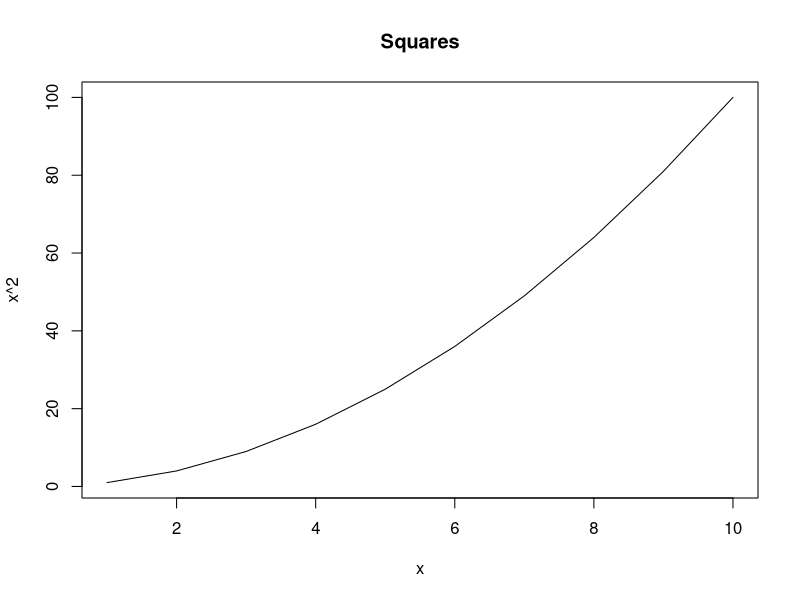

The R script that drew this image:
## ---- chunk 1
5+3
## ---- chunk 2
1+4
## ---- chunk 3
4-5
## ---- chunk 4
7*3
## ---- chunk 5
4/3
## ---- chunk 6
2^3
## ---- chunk 7
11 %% 2
## ---- chunk 8
11 %/% 2
## ---- chunk 9
#Fall 2020
#BIOS 10602 Lab1
#An intro to programming in R
#calculations in R; variables; logical expressions; control flow;

#Task 1.1: find the value of 
print("enter expression here")
## ---- chunk 10
#This is a code chunk
## ---- chunk 11
plotx <- 1:10
ploty <- plotx*plotx
plot(plotx,ploty, type = "l", main = "Squares", xlab = "x", ylab = "x^2")
## ---- chunk 12
x <- 5
## ---- chunk 13
x
## ---- chunk 14
y <- 3 - x
y
## ---- chunk 15
z <- 1
z
## ---- chunk 16
z <- z + 1
z
## ---- chunk 17
z <- z + 1
z
## ---- chunk 18
myVec <- c(2, 4, 6, 8, 10, 12, 14, 16, 18, 20)
myVec
## ---- chunk 19
str(myVec)
## ---- chunk 20
length(myVec)
## ---- chunk 21
myVec[1]
## ---- chunk 22
myVec[3]
## ---- chunk 23
myVec[6]
## ---- chunk 24
2 == 2
## ---- chunk 25
3 == 4
## ---- chunk 26
2 != 2
## ---- chunk 27
4 >= 4
## ---- chunk 28
2 <= 4
## ---- chunk 29
4 < 4
## ---- chunk 30
3 > 4
## ---- chunk 31
x <- 4
(x > 3) && (x < 5)
## ---- chunk 32
x <- 4
(x > 10) && (x < 5)
## ---- chunk 33
(x > 10) || (x < 5)
## ---- chunk 34
!TRUE
## ---- chunk 35
!!TRUE
## ---- chunk 36
!FALSE
## ---- chunk 37
multiplesOfFive <- seq(5, 50, 5) #create a vector of numbers *from* 5, *to* 50, in *steps* of 5
multiplesOfFive
notDivisibleByTen <- multiplesOfFive %% 10 != 0 # x %% y == 0 is asking "is x evenly divisible by y?"

                                                # So x %% y != 0 is asking "is x NOT evenly divisible by y?"

notDivisibleByTen
## ---- chunk 38
multiplesOfFive[notDivisibleByTen]
## ---- chunk 39
if(0) {
    print("a")
} else {
    print("b")
}
## ---- chunk 40
carSpeed <- 65
speedLimit <- 75
if(carSpeed > speedLimit) { 
    print("Give ticket") 
} else { 
    print("Do nothing") 
} 
## ---- chunk 41
1 * 2
## ---- chunk 42
2 * 2
## ---- chunk 43
3 * 2
## ---- chunk 44
for(i in 1:3) {
  x <-  i + 10
  y <- x * 2
  z <- y^2    
  print(z)
}
## ---- chunk 45
for(i in 1:3) {
  for(j in 1:3) {
      print(j * i)
  }
}
## ---- chunk 46
oranges <- 5
while (oranges > 0) {
    if (oranges > 1) {
        print("Someone just bought one of my oranges!")
        oranges <- oranges -1
        print(paste("I still have ", oranges, "oranges to sell!"))
    } else {
        print("Someone just bought one of my oranges!")
        oranges <- oranges -1
        print("I don't have any oranges to sell, :(!")
    }
}
## ---- chunk 47
parrot <- function(x) {
    print(x)
}

mime <- function(x) {
    return(x)
}
## ---- chunk 48
parrot(5)

mime(5)
## ---- chunk 49
a <- parrot(5)
b <- mime(5)
## ---- chunk 50
terminatePrematurely <- function(x) {
    return("Oops!")
    
    ## Converts input from decimal to binary
    n <- numeric(floor(log2(x)) + 1)
    while(x > 1){
        exp <- floor(log2(x))
        n[exp + 1] <- 1
        x <- x - 2^exp
    }
    n[1] <- x %% 2
    return(paste0(rev(n), collapse = ""))
}

terminatePrematurely(1089410839856315)
## ---- chunk 51
multipleArgFunction <- function(x, y, z) {  
    return(x * y  + z)
}
## ---- chunk 52
multipleArgFunction(3, 2, 1)  
## ---- chunk 53
multipleArgFunction(1, 2, 3)  
## ---- chunk 54
multipleArgFunction(z = 3, y = 2, x = 1)
## ---- chunk 55
noInputFunc <- function() {
	return("It works!")
}
noInputFunc()
## ---- chunk 56
getSquare <- function(x) {
    return(x^2)
}
Raise4 <- function(x) {
    return(getSquare(getSquare(x)))
}
## ---- chunk 57
3^4 == Raise4(3)
## ---- chunk 58
myVec <- numeric(4)
print(myVec)
for(index in seq_along(myVec)) {
    myVec[index] <- index^2
}
print(myVec)
